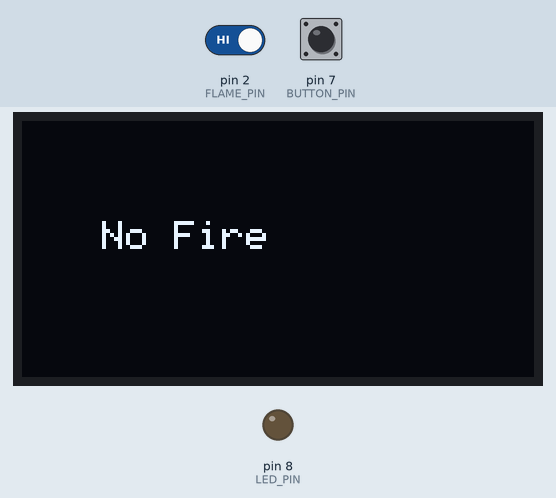
This sketch was run on a simulated Arduino Uno, built with avr-gcc and run on an emulated ATmega328P. Parts: 128×64 one-colour display, output pins drawn as LEDs (lit = HIGH). The inputs (shaded band) are chosen by the test bench; at power-on: pin 2 (FLAME_PIN) HIGH, pin 7 (BUTTON_PIN) HIGH.

Above: at 1.2 s.
1.3 s: pin 2 (FLAME_PIN) driven LOW
At 1.9 s:
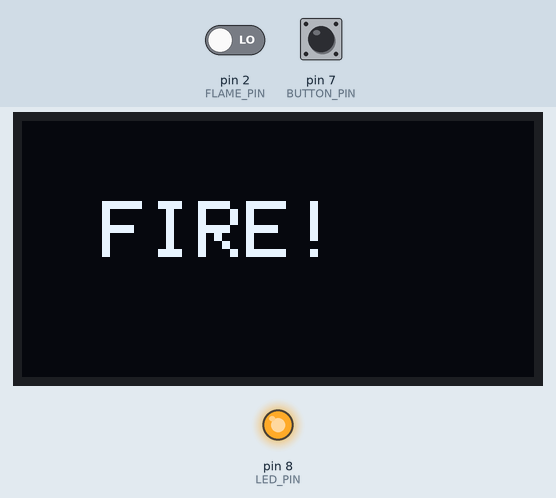
2.9 s: pin 7 (BUTTON_PIN) pulled LOW for 0.25 s
At 3.12 s:
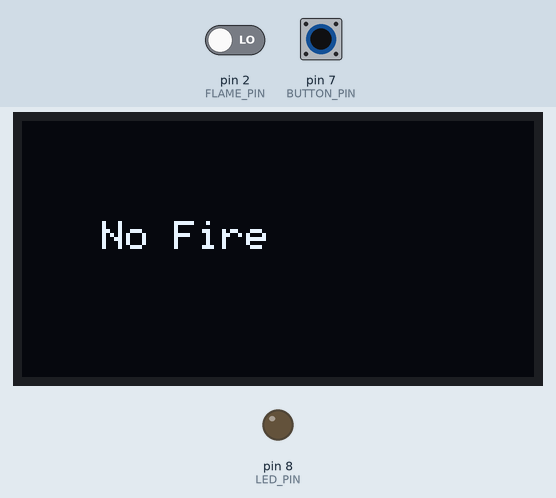
4.7 s: pin 7 (BUTTON_PIN) pulled LOW for 3.2 s
At 8.5 s:
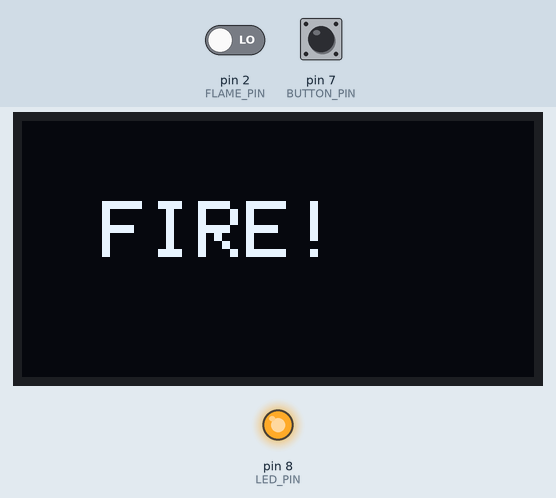
Timing chart, 0 to 10.0 s (numbered marks = the images above; inputs shaded):
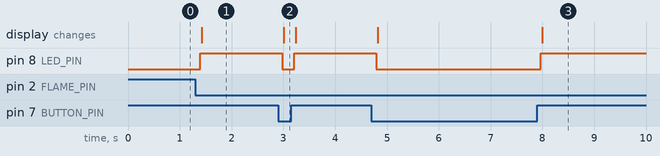

The sketch:

sketch_oct16a.ino
```cpp
//OEL code of Microprocessor

#include <Wire.h>
#include <Adafruit_GFX.h>
#include <Adafruit_SSD1306.h>

#define SCREEN_WIDTH 128
#define SCREEN_HEIGHT 64

Adafruit_SSD1306 display(SCREEN_WIDTH, SCREEN_HEIGHT, &Wire, -1);

// Pin definitions
#define FLAME_PIN 2
#define LED_PIN 8
#define BUTTON_PIN 7

bool fire = false;

void setup() {
  pinMode(FLAME_PIN, INPUT);
  pinMode(LED_PIN, OUTPUT);
  pinMode(BUTTON_PIN, INPUT_PULLUP);

  Serial.begin(9600);

  // OLED init
  if (!display.begin(SSD1306_SWITCHCAPVCC, 0x3C)) {
    while (1); // Stop if OLED not found
  }

  display.clearDisplay();
  display.setTextColor(WHITE);
}

void loop() {
  int flameState = digitalRead(FLAME_PIN);
  int buttonState = digitalRead(BUTTON_PIN);

  // Flame detected (LOW)
  if (flameState == LOW) {
    fire = true;
  }

  // Reset button
  if (buttonState == LOW) {
    fire = false;
  }

  display.clearDisplay();

  if (fire) {
    digitalWrite(LED_PIN, HIGH);
    display.setTextSize(2);
    display.setCursor(20, 20);
    display.println("FIRE!");
  } else {
    digitalWrite(LED_PIN, LOW);
    display.setTextSize(1);
    display.setCursor(20, 25);
    display.println("No Fire");
  }

  display.display();
  delay(200);
}
```

Measured:
- after the input at 1.3 s, pin 8 (LED_PIN): LOW → HIGH after 0.09 s; the display: changes after 0.12 s (image 1)
- after the input at 2.9 s, pin 8 (LED_PIN): HIGH → LOW after 0.08 s, → HIGH 0.23 s later; the display: changes after 0.11 s (image 2)
- after the input at 4.7 s, pin 8 (LED_PIN): HIGH → LOW after 0.09 s, → HIGH 3.2 s later; the display: first changes after 0.12 s (image 3 shows a later state)
